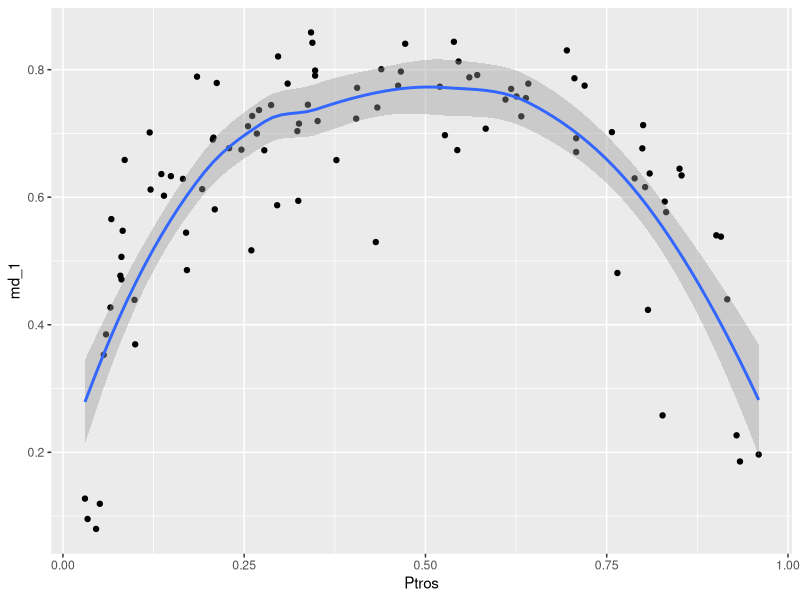
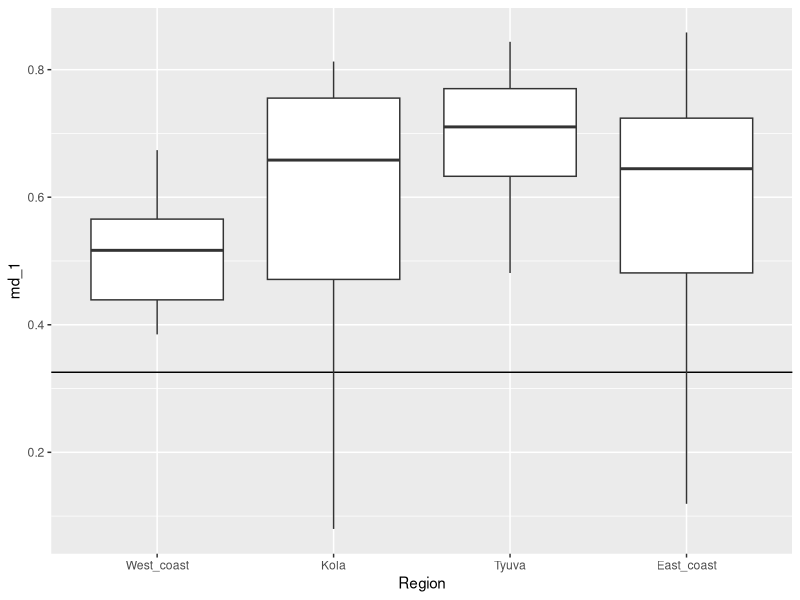
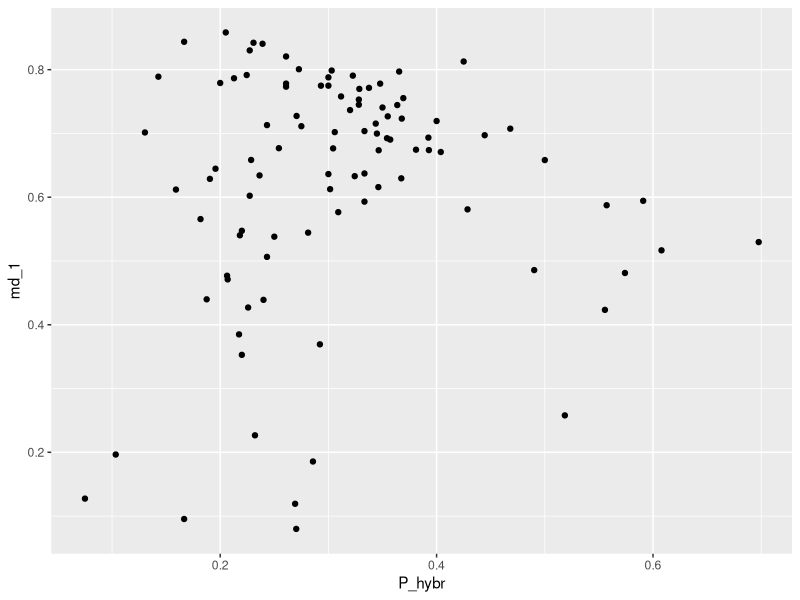
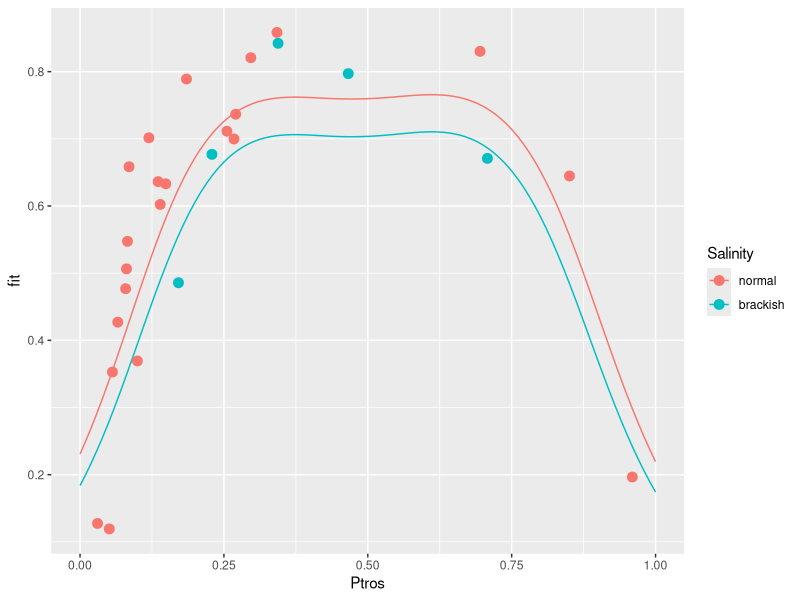
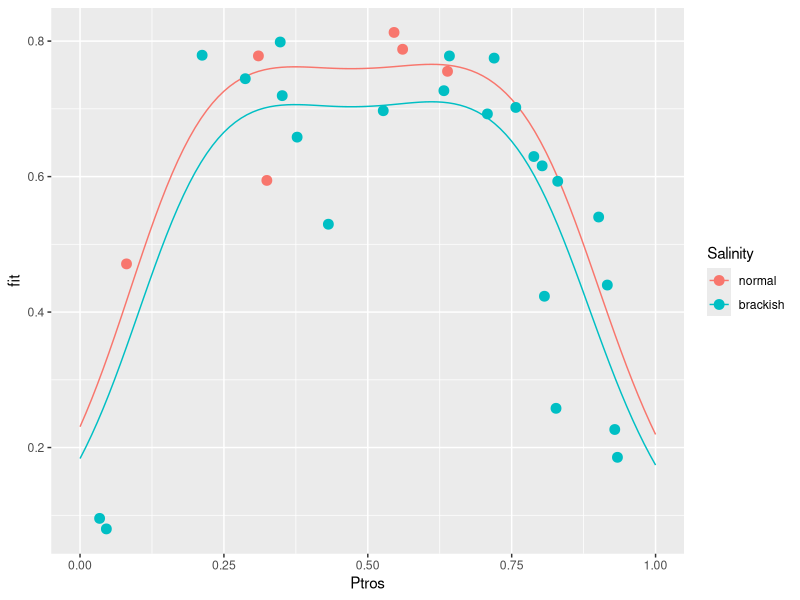
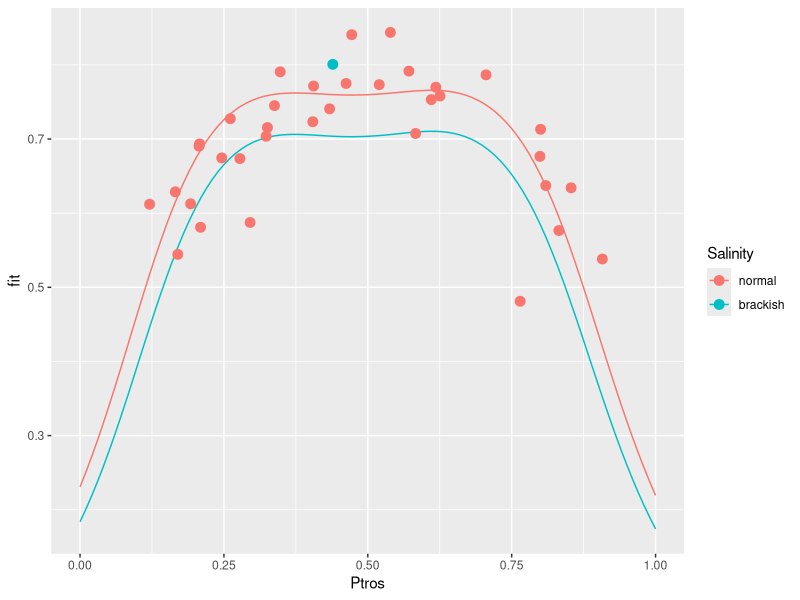
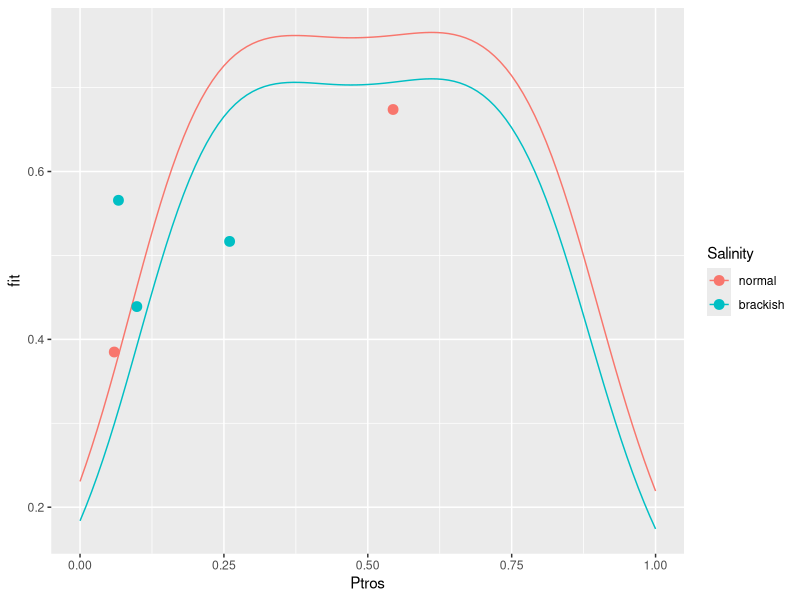
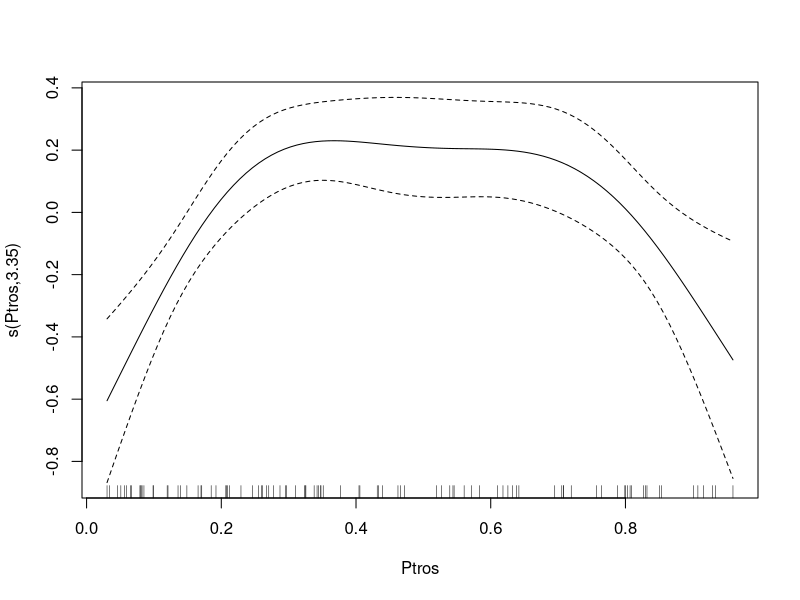

Here is the R script that generated these plots, in order: (Note: this script raises an error after producing the figures.)
library(readxl)
library(ggplot2)
library(dplyr)
library(mgcv)



hybr <- read_excel("Data/hybrids_BS.xlsx")
murm_shape <- read.csv("Data/Murman.csv")

str(hybr)


hybr$region <- factor(hybr$region)

hybr$Sea <- with(hybr, ifelse(region == "WS", "WS", "BS"))


# Доля гибридов в сборах

hybr_pop <- hybr %>% group_by(ID) %>% summarise(lat = mean(N), lon = mean(E), Year = mean(year), Region = unique(region), Ptros = mean(str), P_hybr = mean(str > 0.05 & str < 0.95), md = 1 - (sd(str))^2/(Ptros*(1-Ptros)), md_1 = 1-md, Salinity = unique(salinity) ) 
# %>% filter(Ptros<0.9 & Ptros>0.1)


hybr_pop$Region <- factor(hybr_pop$Region, levels = c("West_coast",  "Kola",  "Tyuva", "East_coast" ))

ggplot(hybr_pop, aes(x = Ptros, y = md_1)) +  geom_point() + geom_smooth()

ggplot(hybr_pop, aes(x = Region, y = md_1))  + geom_hline(yintercept = median(hybr_pop$md)) + geom_boxplot()



ggplot(hybr_pop, aes(x = P_hybr, y = md_1)) +  geom_point()



Mod <-  gam(md_1 ~ s(Ptros, k = 5)  + Salinity , data = hybr_pop, family = "betar" ) 
summary(Mod)



My_data <- expand.grid(Ptros = seq(0, 1, 0.01),  Salinity = c("normal", "brackish"))


Predicted <- predict(Mod, newdata = My_data, type = "response", se.fit = T) 

My_data$fit <- Predicted$fit
My_data$se <- Predicted$se.fit

ggplot(My_data, aes(x = Ptros, y = fit, color = Salinity)) + geom_line() + geom_point(data = hybr_pop %>%  filter(Region == "East_coast"), aes(y = md_1), size = 3)  

ggplot(My_data, aes(x = Ptros, y = fit, color = Salinity)) + geom_line() + geom_point(data = hybr_pop %>%  filter(Region == "Kola"), aes(y = md_1), size = 3)  

ggplot(My_data, aes(x = Ptros, y = fit, color = Salinity)) + geom_line() + geom_point(data = hybr_pop %>%  filter(Region == "Tyuva"), aes(y = md_1), size = 3)  

ggplot(My_data, aes(x = Ptros, y = fit, color = Salinity)) + geom_line() + geom_point(data = hybr_pop %>%  filter(Region == "West_coast"), aes(y = md_1), size = 3)  



Mod2 <-  gam(P_hybr ~ s(Ptros, k = 5)  + Salinity , data = hybr_pop, family = "betar" ) 
summary(Mod2)


plot(Mod2)


Predicted <- predict(Mod2, newdata = My_data, type = "response", se.fit = T) 

My_data$fit <- Predicted$fit
My_data$se <- Predicted$se.fit

ggplot(My_data, aes(x = Ptros, y = fit, color = Salinity)) + geom_line() + geom_point(data = hybr_pop, aes(y = P_hybr), size = 3)  + geom_point(data = hybr_pop %>% filter(Region %in% c("Tyuva")), aes(y = P_hybr), color = "black")




ggplot(My_data, aes(x = Ptros, y = fit, color = Salinity)) + geom_line() + geom_point(data = hybr_pop %>%  filter(Region == "Kola"), aes(y = md_1), size = 3)  

ggplot(My_data, aes(x = Ptros, y = fit, color = Salinity)) + geom_line() + geom_point(data = hybr_pop %>%  filter(Region == "Tyuva"), aes(y = md_1), size = 3)  

ggplot(My_data, aes(x = Ptros, y = fit, color = Salinity)) + geom_line() + geom_point(data = hybr_pop %>%  filter(Region == "West_coast"), aes(y = md_1), size = 3)  





Mod_resid <- residuals(Mod)

ggplot(hybr_pop, aes(x = factor(Year), group = Year, y = Mod_resid)) + geom_boxplot() + theme(axis.text.x = element_text(angle = 90))   


  
qplot(x = hybr_pop$P_hybr, y = Mod_resid)


# + geom_ribbon(aes(ymin = fit - 1.96*se, ymax = fit+1.96*se), alpha = 0.1)  






# Рисуем карту

Murm_x <-  c(30, 40)
Murm_y <- c(67.8, 69.8)



hybr2 <- merge(hybr, hybr_pop)



Murm_region_map <- 
ggplot(murm_shape, aes(x=long, y=lat, group=group)) +
  geom_polygon(fill = "gray90", colour = "gray20") + 
  coord_map(xlim = Murm_x, ylim = Murm_y) + 
  theme_bw() +  
  theme(axis.title.x = element_blank(),  axis.title.y = element_blank(), plot.background = element_blank(), panel.border = element_blank()) 



Murm_x_small <-  c(32.5, 34)
Murm_y_small <- c(68.85, 69.5)

Kola_bay_map <- 
  ggplot(murm_shape, aes(x=long, y=lat, group=group)) +
  geom_polygon(fill = "gray90", colour = "gray20") + 
  coord_map(xlim = Murm_x_small, ylim = Murm_y_small) + 
  theme_bw() +  
  theme(axis.title.x = element_blank(),  axis.title.y = element_blank(), plot.background = element_blank(), panel.border = element_blank()) 



Tuva_x <-  c(33.55, 33.65)
Tuva_y <- c(69.17, 69.2)


Tuva_map <-
  ggplot(murm_shape, aes(x=long, y=lat, group=group)) +
  geom_polygon(fill = "gray90", colour = "gray20") + 
  coord_map(xlim = Tuva_x, ylim = Tuva_y) + 
  theme_bw() +  
  theme(axis.title.x = element_blank(),  axis.title.y = element_blank(), plot.background = element_blank(), panel.border = element_blank()) 




# + theme(panel.grid = element_blank(), axis.text.x =element_blank(), axis.text.y= element_blank()) + theme(axis.ticks = element_blank()) 


Murm_region_map + 
  geom_point(data = hybr_pop, aes(x = lon, y = lat, group = 1, fill = Mod_gam_resid, size = Mod_gam_resid), shape = 21) +
  scale_fill_gradient(low = "yellow", high = "red")


Kola_bay_map + 
  geom_point(data = hybr_pop, aes(x = lon, y = lat, group = 1, fill = md_1, size = md_1), shape = 21) +
  scale_fill_gradient(low = "yellow", high = "red")

Tuva_map +
  geom_point(data = hybr_pop, aes(x = lon, y = lat, group = 1, fill = P_hybr, size = P_hybr), shape = 21) +
  scale_fill_gradient(low = "yellow", high = "red")


ggplot(hybr_pop, aes(x = Ptros, y = 1-md)) + geom_density2d() + geom_point()

ggplot(hybr_pop, aes(x = Ptros)) + geom_density() 
